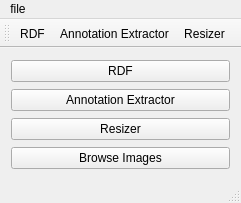
<?xml version="1.0" encoding="UTF-8"?>
<ui version="4.0">
 <class>MainWindow</class>
 <widget class="QMainWindow" name="MainWindow">
  <property name="windowModality">
   <enum>Qt::NonModal</enum>
  </property>
  <property name="enabled">
   <bool>true</bool>
  </property>
  <property name="geometry">
   <rect>
    <x>0</x>
    <y>0</y>
    <width>241</width>
    <height>203</height>
   </rect>
  </property>
  <property name="windowTitle">
   <string>MainWindow</string>
  </property>
  <property name="layoutDirection">
   <enum>Qt::LeftToRight</enum>
  </property>
  <property name="autoFillBackground">
   <bool>false</bool>
  </property>
  <widget class="QWidget" name="centralWidget">
   <property name="sizePolicy">
    <sizepolicy hsizetype="Preferred" vsizetype="Preferred">
     <horstretch>0</horstretch>
     <verstretch>0</verstretch>
    </sizepolicy>
   </property>
   <property name="layoutDirection">
    <enum>Qt::LeftToRight</enum>
   </property>
   <layout class="QVBoxLayout" name="verticalLayout">
    <item>
     <widget class="QPushButton" name="RDF_pushButton">
      <property name="text">
       <string>RDF</string>
      </property>
     </widget>
    </item>
    <item>
     <widget class="QPushButton" name="AnnExtract_pushButton">
      <property name="text">
       <string>Annotation Extractor</string>
      </property>
     </widget>
    </item>
    <item>
     <widget class="QPushButton" name="Resizer_pushButton">
      <property name="text">
       <string>Resizer</string>
      </property>
     </widget>
    </item>
    <item>
     <widget class="QPushButton" name="pushButton">
      <property name="text">
       <string>Browse Images</string>
      </property>
     </widget>
    </item>
   </layout>
  </widget>
  <widget class="QMenuBar" name="menuBar">
   <property name="geometry">
    <rect>
     <x>0</x>
     <y>0</y>
     <width>241</width>
     <height>22</height>
    </rect>
   </property>
   <widget class="QMenu" name="menuFile">
    <property name="title">
     <string>file</string>
    </property>
    <addaction name="actionAnnotation_Extractor"/>
    <addaction name="actionRDF"/>
    <addaction name="actionResizer"/>
   </widget>
   <addaction name="menuFile"/>
  </widget>
  <widget class="QToolBar" name="mainToolBar">
   <attribute name="toolBarArea">
    <enum>TopToolBarArea</enum>
   </attribute>
   <attribute name="toolBarBreak">
    <bool>false</bool>
   </attribute>
   <addaction name="actionRDF"/>
   <addaction name="actionAnnotation_Extractor"/>
   <addaction name="actionResizer"/>
  </widget>
  <widget class="QStatusBar" name="statusBar"/>
  <action name="actionAnnotation_Extractor">
   <property name="text">
    <string>Annotation Extractor</string>
   </property>
  </action>
  <action name="actionRDF">
   <property name="text">
    <string>RDF</string>
   </property>
  </action>
  <action name="actionResizer">
   <property name="text">
    <string>Resizer</string>
   </property>
  </action>
 </widget>
 <layoutdefault spacing="6" margin="11"/>
 <resources/>
 <connections>
  <connection>
   <sender>pushButton</sender>
   <signal>clicked()</signal>
   <receiver>MainWindow</receiver>
   <slot>open_displayimageswidget()</slot>
   <hints>
    <hint type="sourcelabel">
     <x>276</x>
     <y>450</y>
    </hint>
    <hint type="destinationlabel">
     <x>378</x>
     <y>715</y>
    </hint>
   </hints>
  </connection>
  <connection>
   <sender>RDF_pushButton</sender>
   <signal>clicked()</signal>
   <receiver>MainWindow</receiver>
   <slot>open_RDFwidget()</slot>
   <hints>
    <hint type="sourcelabel">
     <x>196</x>
     <y>350</y>
    </hint>
    <hint type="destinationlabel">
     <x>361</x>
     <y>546</y>
    </hint>
   </hints>
  </connection>
  <connection>
   <sender>Resizer_pushButton</sender>
   <signal>clicked()</signal>
   <receiver>MainWindow</receiver>
   <slot>open_Resizerwidget()</slot>
   <hints>
    <hint type="sourcelabel">
     <x>374</x>
     <y>412</y>
    </hint>
    <hint type="destinationlabel">
     <x>385</x>
     <y>499</y>
    </hint>
   </hints>
  </connection>
  <connection>
   <sender>AnnExtract_pushButton</sender>
   <signal>clicked()</signal>
   <receiver>MainWindow</receiver>
   <slot>open_AnnExtwidget()</slot>
   <hints>
    <hint type="sourcelabel">
     <x>268</x>
     <y>377</y>
    </hint>
    <hint type="destinationlabel">
     <x>327</x>
     <y>498</y>
    </hint>
   </hints>
  </connection>
 </connections>
 <slots>
  <slot>open_displayimageswidget()</slot>
  <slot>open_RDFwidget()</slot>
  <slot>open_Resizerwidget()</slot>
  <slot>open_AnnExtwidget()</slot>
 </slots>
</ui>
